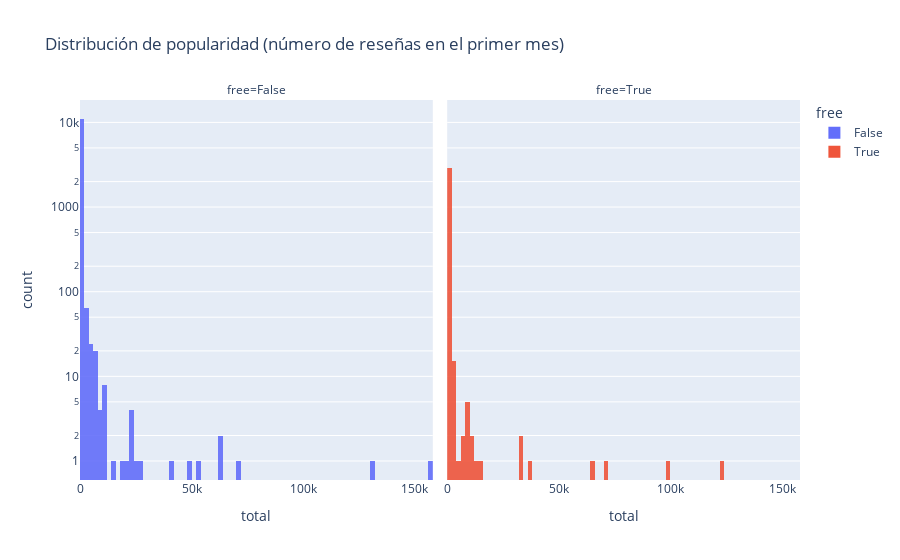

The code cell stored with this chart in its notebook:
### Code cell
fig = px.histogram(df, x = "total",title="Distribución de popularidad (número de reseñas en el primer mes)",
                   labels={"x":"Número de reseñas", "y":"Número de juegos (log)"},nbins= 100,color = "free", opacity= 0.9,facet_col="free")
fig.update_yaxes(type="log")

fig.show()

### Figure 1 — Plotly figure (JSON) as saved in the notebook; plotly's stock layout.template omitted (floating-point values rounded to 4 significant figures; data arrays with more than 128 entries replaced by an {"elided": "..."} marker saying what was removed)
{"data": [{"bingroup": "x", "hovertemplate": "free=False<br>total=%{x}<br>count=%{y}<extra></extra>", "legendgroup": "False", "marker": {"color": "#636efa", "opacity": 0.9, "pattern": {"shape": ""}}, "name": "False", "nbinsx": 100, "orientation": "v", "showlegend": true, "type": "histogram", "x": {"elided": "11114 float values"}, "xaxis": "x", "yaxis": "y"}, {"bingroup": "x", "hovertemplate": "free=True<br>total=%{x}<br>count=%{y}<extra></extra>", "legendgroup": "True", "marker": {"color": "#EF553B", "opacity": 0.9, "pattern": {"shape": ""}}, "name": "True", "nbinsx": 100, "orientation": "v", "showlegend": true, "type": "histogram", "x": {"elided": "2896 float values"}, "xaxis": "x2", "yaxis": "y2"}], "layout": {"annotations": [{"font": {}, "showarrow": false, "text": "free=False", "x": 0.245, "xanchor": "center", "xref": "paper", "y": 1, "yanchor": "bottom", "yref": "paper"}, {"font": {}, "showarrow": false, "text": "free=True", "x": 0.755, "xanchor": "center", "xref": "paper", "y": 1, "yanchor": "bottom", "yref": "paper"}], "barmode": "relative", "legend": {"title": {"text": "free"}, "tracegroupgap": 0}, "title": {"text": "Distribución de popularidad (número de reseñas en el primer mes)"}, "xaxis": {"anchor": "y", "domain": [0, 0.49], "title": {"text": "total"}}, "xaxis2": {"anchor": "y2", "domain": [0.51, 1], "matches": "x", "title": {"text": "total"}}, "yaxis": {"anchor": "x", "domain": [0, 1], "title": {"text": "count"}, "type": "log"}, "yaxis2": {"anchor": "x2", "domain": [0, 1], "matches": "y", "showticklabels": false, "type": "log"}}}
